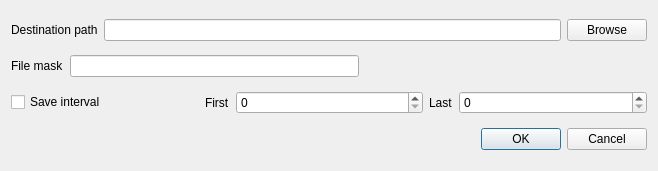
<?xml version="1.0" encoding="UTF-8"?>
<ui version="4.0">
 <class>SaveAsDialog</class>
 <widget class="QDialog" name="SaveAsDialog">
  <property name="geometry">
   <rect>
    <x>0</x>
    <y>0</y>
    <width>658</width>
    <height>171</height>
   </rect>
  </property>
  <property name="windowTitle">
   <string>Save as...</string>
  </property>
  <layout class="QVBoxLayout" name="verticalLayout">
   <item>
    <layout class="QHBoxLayout" name="horizontalLayout_2">
     <item>
      <widget class="QLabel" name="label">
       <property name="text">
        <string>Destination path</string>
       </property>
      </widget>
     </item>
     <item>
      <widget class="QLineEdit" name="lineEdit_path"/>
     </item>
     <item>
      <widget class="QPushButton" name="pushButton_browse">
       <property name="text">
        <string>Browse</string>
       </property>
      </widget>
     </item>
    </layout>
   </item>
   <item>
    <layout class="QHBoxLayout" name="horizontalLayout_3">
     <item>
      <widget class="QLabel" name="label_2">
       <property name="text">
        <string>File mask</string>
       </property>
      </widget>
     </item>
     <item>
      <widget class="QLineEdit" name="lineEdit_mask"/>
     </item>
     <item>
      <spacer name="horizontalSpacer">
       <property name="orientation">
        <enum>Qt::Horizontal</enum>
       </property>
       <property name="sizeHint" stdset="0">
        <size>
         <width>40</width>
         <height>20</height>
        </size>
       </property>
      </spacer>
     </item>
    </layout>
   </item>
   <item>
    <layout class="QHBoxLayout" name="horizontalLayout">
     <item>
      <widget class="QCheckBox" name="checkBox_interval">
       <property name="text">
        <string>Save interval</string>
       </property>
      </widget>
     </item>
     <item>
      <widget class="QLabel" name="label_first">
       <property name="sizePolicy">
        <sizepolicy hsizetype="Maximum" vsizetype="Preferred">
         <horstretch>0</horstretch>
         <verstretch>0</verstretch>
        </sizepolicy>
       </property>
       <property name="text">
        <string>First</string>
       </property>
      </widget>
     </item>
     <item>
      <widget class="QSpinBox" name="spinBox_First"/>
     </item>
     <item>
      <widget class="QLabel" name="label_last">
       <property name="sizePolicy">
        <sizepolicy hsizetype="Maximum" vsizetype="Preferred">
         <horstretch>0</horstretch>
         <verstretch>0</verstretch>
        </sizepolicy>
       </property>
       <property name="text">
        <string>Last</string>
       </property>
      </widget>
     </item>
     <item>
      <widget class="QSpinBox" name="spinBox_Last"/>
     </item>
    </layout>
   </item>
   <item>
    <widget class="QDialogButtonBox" name="buttonBox">
     <property name="orientation">
      <enum>Qt::Horizontal</enum>
     </property>
     <property name="standardButtons">
      <set>QDialogButtonBox::Cancel|QDialogButtonBox::Ok</set>
     </property>
    </widget>
   </item>
  </layout>
 </widget>
 <resources/>
 <connections>
  <connection>
   <sender>buttonBox</sender>
   <signal>accepted()</signal>
   <receiver>SaveAsDialog</receiver>
   <slot>accept()</slot>
   <hints>
    <hint type="sourcelabel">
     <x>248</x>
     <y>254</y>
    </hint>
    <hint type="destinationlabel">
     <x>157</x>
     <y>274</y>
    </hint>
   </hints>
  </connection>
  <connection>
   <sender>buttonBox</sender>
   <signal>rejected()</signal>
   <receiver>SaveAsDialog</receiver>
   <slot>reject()</slot>
   <hints>
    <hint type="sourcelabel">
     <x>316</x>
     <y>260</y>
    </hint>
    <hint type="destinationlabel">
     <x>286</x>
     <y>274</y>
    </hint>
   </hints>
  </connection>
 </connections>
</ui>
